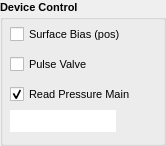
  <widget class="QGroupBox" name="groupBox_DevControl">
   <property name="geometry">
    <rect>
     <x>810</x>
     <y>15</y>
     <width>166</width>
     <height>146</height>
    </rect>
   </property>
   <property name="font">
    <font>
     <family>Tahoma</family>
     <pointsize>8</pointsize>
     <weight>75</weight>
     <bold>true</bold>
    </font>
   </property>
   <property name="title">
    <string>Device Control</string>
   </property>
   <widget class="QCheckBox" name="chk_PulseValve">
    <property name="geometry">
     <rect>
      <x>10</x>
      <y>55</y>
      <width>116</width>
      <height>18</height>
     </rect>
    </property>
    <property name="font">
     <font>
      <pointsize>8</pointsize>
      <weight>50</weight>
      <bold>false</bold>
     </font>
    </property>
    <property name="text">
     <string>Pulse Valve</string>
    </property>
   </widget>
   <widget class="QCheckBox" name="chk_readMainGauge">
    <property name="geometry">
     <rect>
      <x>10</x>
      <y>85</y>
      <width>146</width>
      <height>18</height>
     </rect>
    </property>
    <property name="font">
     <font>
      <pointsize>8</pointsize>
      <weight>50</weight>
      <bold>false</bold>
     </font>
    </property>
    <property name="text">
     <string>Read Pressure Main</string>
    </property>
    <property name="checked">
     <bool>true</bool>
    </property>
   </widget>
   <widget class="QTextBrowser" name="out_readMainGauge">
    <property name="geometry">
     <rect>
      <x>10</x>
      <y>110</y>
      <width>106</width>
      <height>22</height>
     </rect>
    </property>
    <property name="sizePolicy">
     <sizepolicy hsizetype="Fixed" vsizetype="Fixed">
      <horstretch>0</horstretch>
      <verstretch>0</verstretch>
     </sizepolicy>
    </property>
    <property name="minimumSize">
     <size>
      <width>40</width>
      <height>22</height>
     </size>
    </property>
    <property name="font">
     <font>
      <weight>50</weight>
      <bold>false</bold>
     </font>
    </property>
    <property name="acceptDrops">
     <bool>false</bool>
    </property>
    <property name="frameShape">
     <enum>QFrame::NoFrame</enum>
    </property>
    <property name="frameShadow">
     <enum>QFrame::Plain</enum>
    </property>
    <property name="html">
     <string>&lt;!DOCTYPE HTML PUBLIC &quot;-//W3C//DTD HTML 4.0//EN&quot; &quot;http://www.w3.org/TR/REC-html40/strict.dtd&quot;&gt;
&lt;html&gt;&lt;head&gt;&lt;meta name=&quot;qrichtext&quot; content=&quot;1&quot; /&gt;&lt;style type=&quot;text/css&quot;&gt;
p, li { white-space: pre-wrap; }
&lt;/style&gt;&lt;/head&gt;&lt;body style=&quot; font-family:'Tahoma'; font-size:8pt; font-weight:400; font-style:normal;&quot;&gt;
&lt;p style=&quot;-qt-paragraph-type:empty; margin-top:0px; margin-bottom:0px; margin-left:0px; margin-right:0px; -qt-block-indent:0; text-indent:0px;&quot;&gt;&lt;br /&gt;&lt;/p&gt;&lt;/body&gt;&lt;/html&gt;</string>
    </property>
   </widget>
   <widget class="QCheckBox" name="chk_SurfaceBias">
    <property name="geometry">
     <rect>
      <x>10</x>
      <y>25</y>
      <width>116</width>
      <height>18</height>
     </rect>
    </property>
    <property name="font">
     <font>
      <pointsize>8</pointsize>
      <weight>50</weight>
      <bold>false</bold>
     </font>
    </property>
    <property name="text">
     <string>Surface Bias (pos)</string>
    </property>
   </widget>
  </widget>
